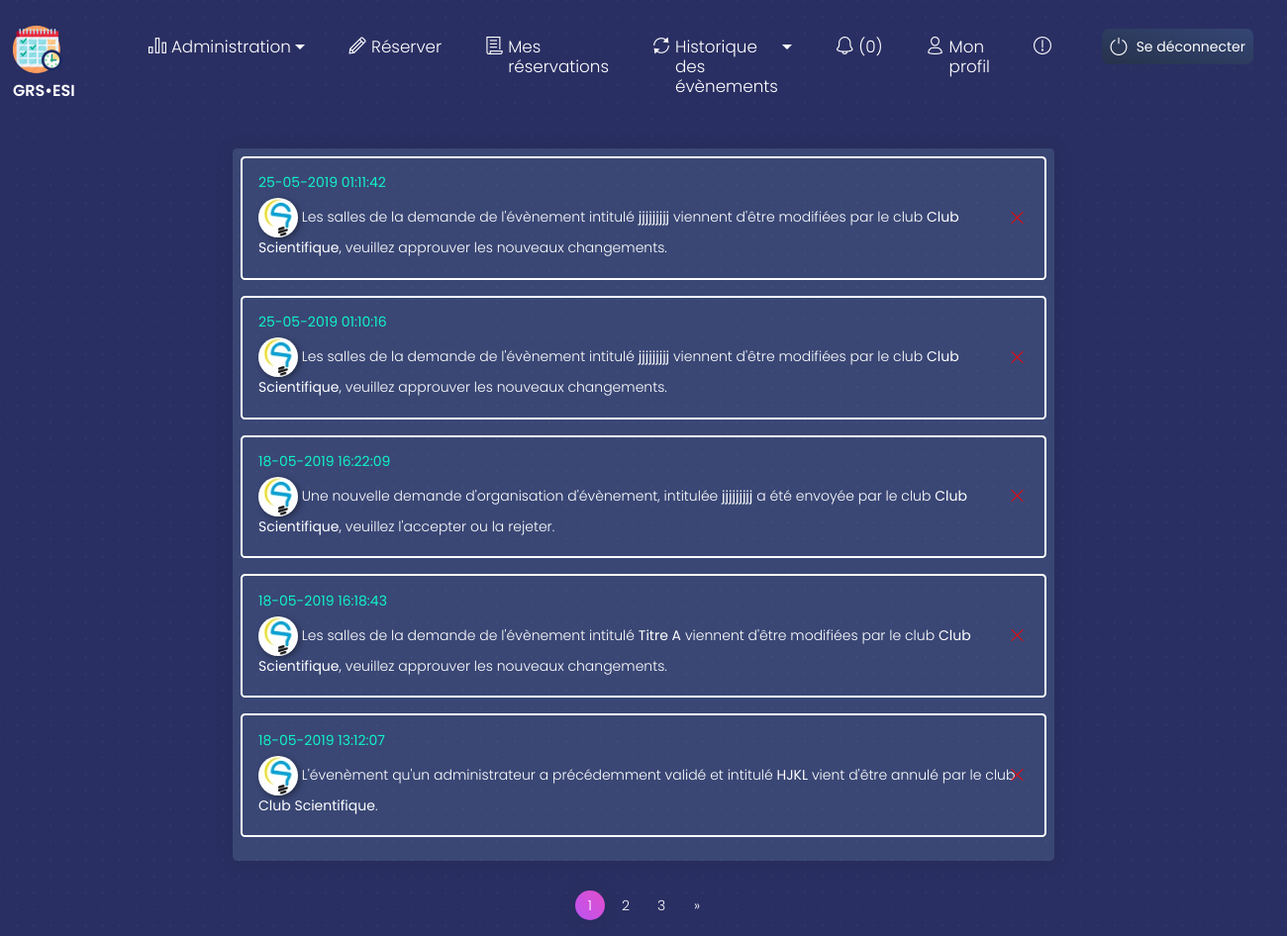
The app's page /notifications.php (signed in) with its own data.
### tables this page shows
CREATE TABLE `notifications` (
  `id` int(11) NOT NULL,
  `id_event` int(11) NOT NULL,
  `action` int(11) NOT NULL,
  `idConcerne` int(11) NOT NULL,
  `idActionneur` int(11) NOT NULL,
  `dateHeureNotif` datetime NOT NULL,
  `vu` int(11) NOT NULL
);

CREATE TABLE `events` (
  `id` int(11) NOT NULL,
  `titre` varchar(255) NOT NULL,
  `type` varchar(255) NOT NULL,
  `date` date NOT NULL,
  `nb_participants` varchar(255) NOT NULL,
  `club_id` int(11) NOT NULL,
  `descriptif` text NOT NULL,
  `sponsor` varchar(255) NOT NULL,
  `responsable` varchar(255) DEFAULT NULL,
  `valide` int(11) DEFAULT NULL
);

CREATE TABLE `comptes` (
  `id` int(11) NOT NULL,
  `nom` varchar(255) NOT NULL,
  `email` varchar(255) NOT NULL,
  `mdp` varchar(255) NOT NULL,
  `privilege` int(11) DEFAULT NULL,
  `photo` varchar(255) DEFAULT NULL
);

### notifications.php (the view, shortened to what this page needs)
<html>
<head>
    <link href="https://use.fontawesome.com/releases/v5.0.6/css/all.css" rel="stylesheet">
    <link href="./assets/css/nucleo-icons.css" rel="stylesheet" />
    <link href="./assets/css/blk-design-system.css?v=1.0.0" rel="stylesheet" />
    <link href="./assets/demo/demo.css" rel="stylesheet" />
</head>
<body style="background-color: #2a2f63;background-image: url(./assets/img/dots.png);background-size: contain">
    <?php
   include 'navbar.php';
   require_once 'config.php';
   $bdd->query('SET NAMES UTF8');
   $nb_par_page=5;
    if (isset($_GET['page']))
    {
           $page_actuelle=intval($_GET['page']);
    }
    else
    {
        $page_actuelle=1;
    }
   $debut=($page_actuelle-1)*$nb_par_page;
   $requete=$bdd->prepare('SELECT * FROM notifications WHERE idConcerne=? ORDER BY dateHeureNotif desc');
   if ($_SESSION['privilege']==0)
    {
        $requete->execute(array($_SESSION['id']));
    }
    else
    {
       $requete->execute(array(1));
    }
    $nb_results=$requete->rowCount();
    $requete=$bdd->prepare('SELECT * FROM notifications WHERE idConcerne=? ORDER BY dateHeureNotif desc LIMIT '.$debut.','.$nb_par_page);
   if ($_SESSION['privilege']==0)
    {
        $requete->execute(array($_SESSION['id']));
    }
    else
    {
       $requete->execute(array(1));
    }
    $nb_pages=floor($nb_results/$nb_par_page);
    if ($nb_results%$nb_par_page >0) $nb_pages++;
   $resultat=$requete->fetch();
   ?>
<div class="container">
        <div class="row justify-content-center align-items-center" style="height:50vh">
            <div class="col-8" style="max-width: 100.666667%;top: 150px;">
                <div class="card" style="background-color: rgba(149,208,219,0.15) ;">
                    <div class="card-body" style="padding: 0.5rem">
                        <?php
                        while ($resultat!=NULL)
                        {
                            ?>
                             <a href="<?php echo 'gerer_event.php?id='.$resultat['id_event']; ?>" style="text-decoration: none;">
                                <div class="alert alert-with-icon" style="border:2px solid white;padding-left: 16px;<?php if ($resultat['vu']==0) echo 'background-color: #1f2251;';?>">
                                    <button type="button" aria-hidden="true" class="close" data-dismiss="alert" aria-label="Close">
                                        <i class="tim-icons icon-simple-remove" style="color: red"></i>
                                    </button>
                                    <p style="color: #11f3c7"><strong><?php echo date('d-m-Y H:i:s',strtotime($resultat['dateHeureNotif'])); ?></strong></p>
                               <p class="text-white">
                                <?php
                                  $req1=$bdd->prepare('SELECT * FROM events WHERE id=?');
                                    $req1->execute(array($resultat['id_event']));
                                    $event=$req1->fetch();
                                    $req12=$bdd->prepare('SELECT * FROM comptes WHERE id=?');
                                    $req12->execute(array($resultat['idActionneur']));
                                    $actionneur=$req12->fetch();
                                    $photo=$actionneur['photo'];
                                if ($photo==1)
                                {
                                    echo '<img src="avatars/'.$resultat['idActionneur'].'min.png'.'" width="40px" alt="Raised circle image" class="img-fluid rounded-circle shadow-lg myimg" /> ';
                                }
                                if ($resultat['action']==1)
                                {
                                  ?>
                                     Une nouvelle demande d'organisation d'évènement, intitulée<strong> <?php echo $event['titre']; ?></strong> a été envoyée par le club <strong><?php echo $actionneur['nom']; ?></strong>, veuillez l'accepter ou la rejeter.
                                     <?php
                                }
                                else
                                {
                                    if ($resultat['action']==2)
                                    {
                                        if ($resultat['idActionneur']==1)
                                        {
                                            ?>
                                            Les salles de votre demande de l'évènement intitulé <strong><?php echo $event['titre']; ?></strong> viennent d'&ecirc;tre modifi&eacute;es par un administrateur.
                                            <?php
                                        }
                                        else
                                        {
                                            ?>
                                            Les salles de la demande de l'évènement intitulé <strong><?php echo $event['titre']; ?></strong> viennent d'&ecirc;tre modifi&eacute;es par le club <strong><?php echo $actionneur['nom']; ?></strong>, veuillez approuver les nouveaux changements.
                                            <?php
                                        }
                                    }
                                    else
                                    {
                                        if ($resultat['action']==3)
                                        {
                                            if ($resultat['idActionneur']==1)
                                            {
                                                ?>
                                               Votre &eacute;vènement pr&eacute;c&eacute;demment valid&eacute; intitul&eacute; <strong><?php echo $event['titre']; ?></strong> vient d'&ecirc;tre annul&eacute; par un administrateur.
                                                <?php
                                            }
                                            else
                                            {
                                                ?>
                                                L'&eacute;venèment qu'un administrateur a pr&eacute;c&eacute;demment valid&eacute; et intitul&eacute; <strong><?php echo $event['titre']; ?></strong> vient d'&ecirc;tre annul&eacute; par le club <strong><?php echo $actionneur['nom']; ?></strong>.
                                                <?php
                                            }
                                        }
                                    }
                                }
                                    ?>
                               </p>
                                </div>
                             </a>
                             <?php
                            $resultat=$requete->fetch();
                        }
                        ?>
                    </div>
                </div>
                <div style="   width: -moz-fit-content;
    width: -webkit-fit-content;
    width: fit-content;
  display: block;
  margin-left: auto;
  margin-right: auto;">
                            <nav>
              <ul class="pagination pg-blue">
                <?php
                if ($page_actuelle==1)
                {
                    $cpt=1;
                    while (($cpt<=3) && ($cpt<=$nb_pages))
                    {
                         if ($cpt==$page_actuelle)
                        {
                             echo '<li class="page-item active"><a href="notifications.php?page='.$cpt.'" class="page-link">'.$cpt.'</a></li>';
                        }
                        else
                        {
                            echo '<li class="page-item"><a href="notifications.php?page='.$cpt.'" class="page-link">'.$cpt.'</a></li>';
                        }
                        $cpt++;
                    }
                    if ($nb_pages>3)
                    {
                        ?>
                                 <li class="page-item">
                            <?php
                                if ($page_actuelle!=$nb_pages)
                                {
                                ?>
                          <a href="notifications.php?page=<?php echo $nb_pages; ?>" class="page-link" aria-label="Next">
                            <span aria-hidden="true">&raquo;</span>
                          </a>
                          <?php
                              }
                              ?>
                        </li>
                        <?php
                    }
                }
                ?>
              </ul>
            </nav>
        </div>
            </div>
        </div>
</div>
</body>
</html>

### records on screen
notifications: dateHeureNotif "25-05-2019 01:11:42", id_event.titre "jjjjjjjjj", comptes.nom "Club Scientifique"
notifications: dateHeureNotif "25-05-2019 01:10:16", id_event.titre "jjjjjjjjj", comptes.nom "Club Scientifique"
notifications: dateHeureNotif "18-05-2019 16:22:09", id_event.titre "jjjjjjjjj", comptes.nom "Club Scientifique"
notifications: dateHeureNotif "18-05-2019 16:18:43", id_event.titre "Titre A", comptes.nom "Club Scientifique"
notifications: dateHeureNotif "18-05-2019 13:12:07", id_event.titre "HJKL", comptes.nom "Club Scientifique"
